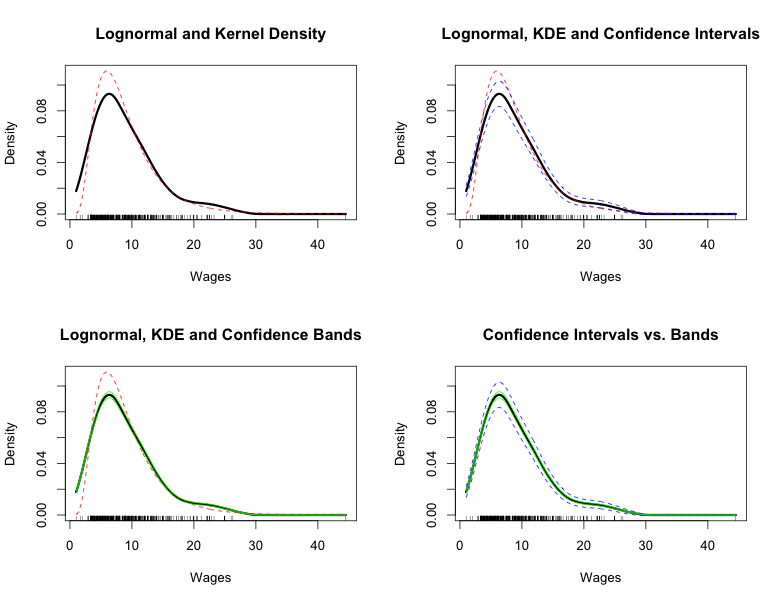

This figure's R source:
## ----------------------------------------------------------------------------
## R scripts for Haerdle/Mueller/Sperlich/Werwatz: 'Nonparametric
## and Semiparametric Modelling', Springer Series in Statistics,
## 2004
## ----------------------------------------------------------------------------
## Name of QuantLet: SPMcps85dist
## ----------------------------------------------------------------------------
## Description: estimates the distribution of log(wages) from the
## 1985 CPS (see Berndt, 1991). Confidence bands and intervals for
## the kernel density estimate can be compared.
## ----------------------------------------------------------------------------
## Author: Marlene Mueller, 2010/04/29
## ----------------------------------------------------------------------------

graphics.off()
rm(list = ls(all = TRUE))

# set (or change) your working directory setwd('C:/...')

install.packages("KernSmooth")
library(KernSmooth)

x  = read.table("cps85.dat")
x  = x$V11  # log wages
xe = exp(x)

# choose parameters
h      = 5
alpha  = 0.05
kernel = "biweight"

# cK is the squared L2 norm for K (||K||_2^2) mK is the second
# moment (mu2(K)) c2 is the ratio ||K'||_2/||K||_2

canonical = data.frame(kernel = c("box", "trian", "epanech", "biweight", 
    "triweight", "normal", "cosi"), cK = c((0.5), (2/3), (0.6), (5/7), 
    (350/429), (1/(2 * sqrt(pi))), (pi^2/16)), mK = c((1/3), (1/6), 
    (0.2), (1/7), (1/9), (1), (1 - 8 * pi^2)), c2 = c(NaN, NaN, NaN, 
    1.5, NaN, NaN, NaN))

fh   = data.frame(bkde(xe, bandwidth = h, kernel = kernel, range.x = range(xe)))
fh$y = replace(fh$y, fh$y < 0, 0)

fl   = data.frame(x = fh$x, y = dlnorm(fh$x, mean(x), sd(x)))

cK   = canonical$cK[canonical$kernel == kernel]
c2   = canonical$c2[canonical$kernel == kernel]

calpha = qnorm(1 - alpha/2)
dev    = calpha * sqrt(cK * fh$y/(length(x) * h))
# confidence intervals
fh.ci  = data.frame(x = fh$x, up = fh$y + dev, low = fh$y - dev)

mx     = min(xe)
rx     = diff(range(xe))
fr     = data.frame(bkde((xe - mx)/rx, bandwidth = h/rx, kernel = kernel, 
                    range.x = c(0, 1)))
fr$y   = replace(fr$y, fr$y < 0, 0)
r      = sqrt(-2 * log(h/rx))
dn     = r + 0.5 * log(c2/(2 * (pi^2)))/r

calpha = -log(-log(1 - alpha)/2)
dev    = (calpha/r + dn) * sqrt(cK * fr$y/(length(xe) * h))
# confidence bands
fh.cb  = data.frame(x = rx * fr$x + mx, up = (fr$y + dev)/rx, low = (fr$y - dev)/rx) 

ylim   = range(c(fh$y, fl$y, fh.ci$up, fh.cb$up))

par(mfrow = c(2, 2))
plot(fh, type = "l", lwd = 3, ylim = ylim, main = "Lognormal and Kernel Density", 
    xlab = "Wages", ylab = "Density")
lines(fl, col = "red", lty = 2)

rug(xe)
plot(fh, type = "l", lwd = 3, ylim = ylim, main = "Lognormal, KDE and Confidence Intervals", 
    xlab = "Wages", ylab = "Density")
lines(fl, col = "red", lty = 2)
lines(fh.ci$x, fh.ci$up, col = "blue", lty = 2)
lines(fh.ci$x, fh.ci$low, col = "blue", lty = 2)

rug(xe)
plot(fh, type = "l", lwd = 3, ylim = ylim, main = "Lognormal, KDE and Confidence Bands", 
    xlab = "Wages", ylab = "Density")
lines(fl, col = "red", lty = 2)
lines(fh.cb$x, fh.cb$up, col = "green")
lines(fh.cb$x, fh.cb$low, col = "green")

rug(xe)
plot(fh, type = "l", lwd = 3, ylim = ylim, main = "Confidence Intervals vs. Bands", 
    xlab = "Wages", ylab = "Density")
lines(fh.ci$x, fh.ci$up, col = "blue", lty = 2)
lines(fh.ci$x, fh.ci$low, col = "blue", lty = 2)
lines(fh.cb$x, fh.cb$up, col = "green")
lines(fh.cb$x, fh.cb$low, col = "green")

rug(xe)
par(mfrow = c(1, 1))
